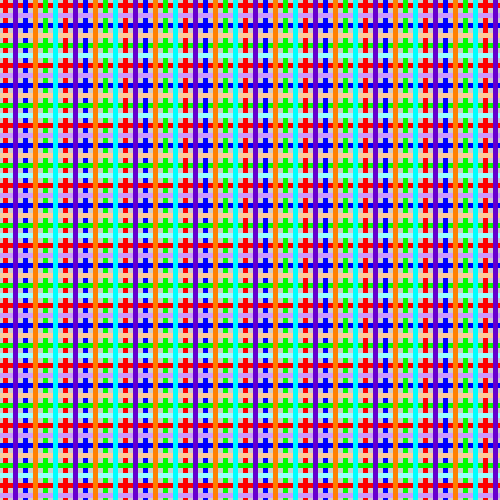
Frame 1 (no input)
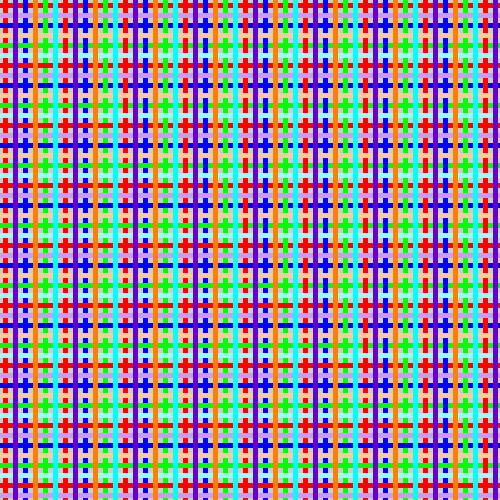
Frame 60 (the mouse pressed at the canvas centre just before this capture)
Frame 120 (the mouse held since frame 60 and released just before this capture): identical to frame 60, image omitted

The Processing sketch that drew these frames (run headless with seeded random() and noise(); from frame 60 on, the mouse is pressed at the canvas centre):

// Processing sketch: kleedje
// ── kleedje.pde
void setup()
{
  size (500,500);
  strokeWeight(5);
}

void draw()
{
  for(int i = 5; i < height; i+=20)
  {
    stroke(255,0,0);
    line(0, i, width, i);
    line(i, 0, i, height);
    i+=20;
    stroke(0,0,255);
    line(0, i, width, i);
    line(i, 0, i, height);
    i+=20;
    stroke(0,255,0);
    line(0, i, width, i);
    line(i, 0, i, height);
  }
  
  for(int a=15; a < height; a+=20)
  {
    stroke(204,153,255);
    line(0, a, width, a);
    a+=20;
    stroke(255,204,153);
    line(0, a, width, a);
    a+=20;
    stroke(153,255,255);
    line(0, a, width, a);
  }
  for(int b=15; b < height; b+=20)
  {
    stroke(102,0,204);
    line(b, 0, b, height);
    b+=20;
    stroke(255,128,0);
    line(b, 0, b, height);
    b+=20;
    stroke(0,255,255);
    line(b, 0, b, height);
  }
  save("kleedje.jpg");
}
